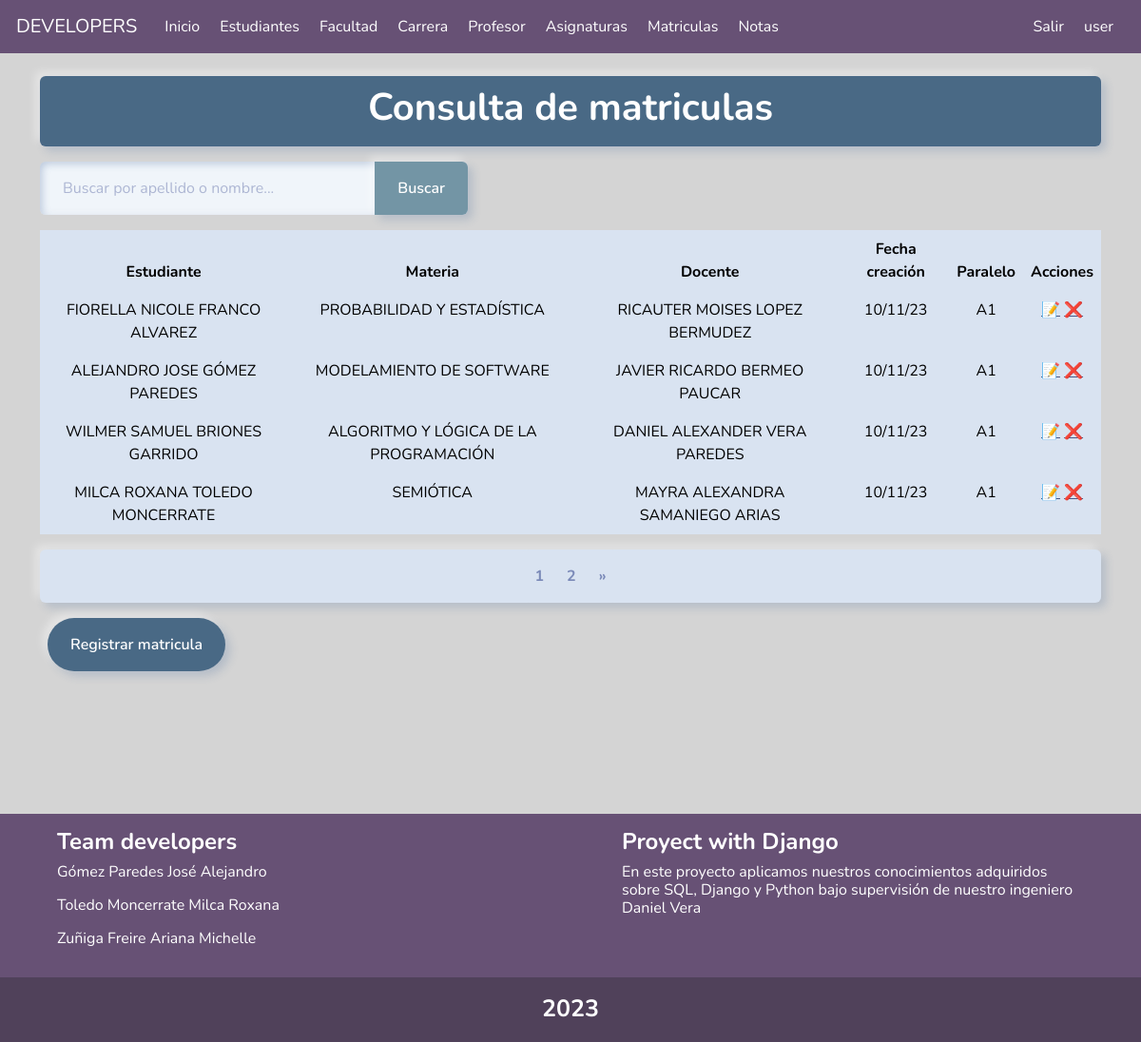
Page /enroll/?page=2 (signed in) on the committed database.
### notas/models.py (models this page shows, shortened)
class enrollment(models.Model):
    student = models.ForeignKey(Student, on_delete=models.CASCADE)
    subject = models.ForeignKey(Subject, on_delete=models.CASCADE)
    teacher = models.ForeignKey(Teacher, on_delete=models.PROTECT)
    fecha = models.DateTimeField(auto_now_add=True)
    paralell = models.CharField(
        'paralell', max_length=20, blank=False, null=False)

class Student(models.Model):
    firstname = models.CharField(
        'Nombres', max_length=200, null=False, blank=False)
    lastname = models.CharField(
        verbose_name="Apellidos", max_length=200, blank=False, null=False)
    created = models.DateTimeField(auto_now_add=True)
    dategraduate = models.DateTimeField(
        'Fecha Graduacion', null=True, blank=True)
    graduate = models.BooleanField('Graduado', default=False)
    user = models.ForeignKey(User, on_delete=models.CASCADE)
    carrera = models.ForeignKey(Carrer, default=None, on_delete=models.PROTECT)
    photo = models.ImageField(default='../media/default_photo.png',
                              upload_to='studentPhoto', blank=True, null=True)
    class Meta:
        verbose_name = ('Student')
        verbose_name_plural = ('Students')
        ordering = ('-lastname',)

class Subject(models.Model):
    name = models.CharField(verbose_name="name", max_length=200)
    code = models.CharField(verbose_name="code", max_length=20)
    semestre = models.IntegerField('semestre', default=1)
    is_active = models.BooleanField(verbose_name="is_active", default=True)

class Teacher(models.Model):
    firstname = models.CharField('Nombres', max_length=200)
    lastname = models.CharField(verbose_name="Apellidos", max_length=200)
    created = models.DateTimeField(auto_now_add=True)
    photo = models.ImageField(default='../media/default_photo.png',
                                upload_to='teacherPhoto', blank=True, null=True)
    user = models.ForeignKey(User, on_delete=models.CASCADE)
    class Meta:
        verbose_name = ('Teacher')
        verbose_name_plural = ('Teachers')
        ordering = ('-lastname',)

### notas/enroll.py (the view)
# urls.py: path('enroll/', enroll.init, name='enroll'),
@login_required
def init(request):
    print(request)
    context, Enrolls = None, None
    try:
        query = request.GET.get('q')  # ver
        if query:
            Enrolls = (enrollment.objects.filter(
                student__firstname__icontains=query) or
                enrollment.objects.filter
                (student__lastname__icontains=query) or
                enrollment.objects.filter
                (subject__name__icontains=query))
        else:
            Enrolls = enrollment.objects.all()
        paginator = Paginator(Enrolls, 4)
        pagina = request.GET.get('page', 1)
        matriculas_paginadas = paginator.get_page(pagina)
        context = {
            'matriculas': matriculas_paginadas,
            'title': 'Consulta de matriculas',
            'paginator': paginator,
            'num_pages': paginator.num_pages,
        }
        return render(request, 'matricula/enrolls.html', context)
    except ValueError:
        print(ValueError)
        return render(request, 'matricula/enrolls.html',
                      {'title': 'Consulta de matriculas',
                       'error': 'Ha ocurrido un error en la consulta'})

### notas/templates/matricula/enrolls.html (shortened to what this page needs)
{% extends "base.html" %}
{% load static%}
{% block content %}
 <div class="container">
    <div class="py-2 mt-4 border border-1 shadow rounded text-center color">
        <h1 class="fw-bold text-white text-success">{{title}}</h1>
    </div>
   <div class="mt-3">
        <div class="mt-2 d-flex justify-content-between flex-wrap">
            <form action="" style="max-width: 450px;">
                <div class="input-group">
                    <input type="text" size="100" class="form-control" placeholder="Buscar por apellido o nombre..." name="q" value="{{ request.GET.q }}">
                    <button class="btn botones text-white" data-bs-toggle="tooltip" data-bs-title="Escriba parte del apellido o nombre y click en buscar">
                        Buscar
                    </button>
                </div>
            </form>
        </div>
  </div>
  <div class="table-responsive mt-3">
     <table class="table table-borderless table-fluid">
    <thead class="text-center text-light ">
      <tr >
        <th>Estudiante</th>
        <th>Materia</th>
        <th>Docente</th>
        <th>Fecha creación</th>
        <th>Paralelo</th>
        <th>Acciones</th>
      </tr>
    </thead>
    <tbody>
      {% for matricula in matriculas %}
      <tr>
        <td style="text-align: center;">{{matricula.student.firstname|upper}} {{matricula.student.lastname|upper}}</td>
        <td style="text-align: center;">{{matricula.subject.name|upper}}</td>
        <td style="text-align: center;">{{matricula.teacher.firstname|upper}} {{matricula.teacher.lastname|upper}}</td>
        <td style="text-align: center;">{{matricula.fecha|date:"d/m/y"}}</td>
        <td style="text-align: center;">{{matricula.paralell|upper}}</td>
        <td style="text-align: center;">
          <a href="{% url 'update_enroll' matricula.id %}" data-bs-toggle="tooltip" data-bs-title="Editar matricula">📝</a>
          <a href="{% url 'delete_enroll' matricula.id %}" data-bs-toggle="tooltip" data-bs-title="Eliminar matricula">❌</a>
        </td>
      </tr>
    {% endfor %}
    </tbody>
     </table>
  </div>
  {% if paginator.num_pages > 1 %}
    <ul class="pagination">
        {% for page_num in paginator.page_range %}
            <li class="page-item text-danger fw-bold {% if page_num == pagina %}active{% endif %}">
                <a class="page-link fw-bold" href="{% url 'enroll' %}?page={{ page_num }}">{{ page_num }}</a>
            </li>
        {% endfor %}
        <li class="page-item">
            <a class="page-link fw-bold" href="{% url 'enroll' %}?page={{ paginator.num_pages }}">&raquo;</a>
        </li>
    </ul>
  {% endif %}
  <div class="m-2">
    <a href="{% url 'create_enroll' %}" class="btn color text-white" data-bs-toggle="tooltip" data-bs-title="Ingresar una nueva matricula">
        Registrar matricula
    </a>
  </div>
</div>
{% endblock content %}

### notas/templates/base.html (shortened to what this page needs)
<!DOCTYPE html>
<html lang="es">
  <head>
    {% load static%}
    <link rel="stylesheet" href={% static 'css/bootstrap.min.css' %}>
    <link rel="stylesheet" href={% static 'css/estilos.css' %}>
  </head>
  <body class="fondo">
    <div>
        <nav class="navbar navbar-expand-lg " data-bs-theme="dark">
      <div class="container-fluid"  class="navbar">
        <a class="navbar-brand" href="#">DEVELOPERS</a>
        <div class="collapse navbar-collapse" id="navbarColor01">
          <ul class="navbar-nav me-auto">
            <li class="nav-item">
              <a class="nav-link active" href={% url 'home' %}>Inicio
            </li>
            <li class="nav-item">
              <a class="nav-link" href={% url 'students' %}>Estudiantes</a>
            </li>
            <li class="nav-item">
              <a class="nav-link" href={%url 'faculty'%}>Facultad</a>
            </li>
            <li class="nav-item">
              <a class="nav-link" href="{%url 'carrers'%}">Carrera</a>
            </li>
            <li class="nav-item">
              <a class="nav-link" href={% url 'teachers'%}>Profesor</a>
            </li>
            <li class="nav-item">
              <a class="nav-link" href={%url 'subjects'%}>Asignaturas</a>
            </li>
            <li class="nav-item">
              <a class="nav-link" href={%url 'enroll'%}>Matriculas</a>
            </li>
            <li class="nav-item">
              <a class="nav-link" href={%url 'calification'%}>Notas</a>
            </li>
          </ul>
          <ul class="navbar-nav me-right">
            {% if user.is_authenticated %}
              <li class="nav-item">
                <a class="nav-link" href={% url 'logout' %}>Salir</a>
              </li>
              <li class="nav-item nav-link">
                {{user.username}} <img src="{{user.userprofile.photo.url}}" style="width:50px; heigth:50px">
              </li>
            {% else %}
                  <li class="nav-item" ><a class="nav-link" href={% url 'login' %}>Iniciar Sesion</a></li>
            {% endif %}
          </ul>
        </div>
      </div>
    </nav>
    </div>
    {% block content %}
    {% endblock content %}
    {% include 'footer.html' %}
  </body>
</html>

### static/css/estilos.css (style rules this page uses)
.fondo { background-color: rgb(212, 212, 212) }
.navbar { background-color: #675175; text-indent: 5px; }
.nav-link { color: #fff; }
.color { background-color: #496985; }
.botones { background: #7395a5; }

### rows in the picture
enrollment: student.firstname "FIORELLA NICOLE", student.lastname "FRANCO ALVAREZ", subject.name "PROBABILIDAD Y ESTADÍSTICA", teacher.firstname "RICAUTER MOISES", teacher.lastname "LOPEZ BERMUDEZ", fecha "10/11/23", paralell "A1"
enrollment: student.firstname "ALEJANDRO JOSE", student.lastname "GÓMEZ PAREDES", subject.name "MODELAMIENTO DE SOFTWARE", teacher.firstname "JAVIER RICARDO", teacher.lastname "BERMEO PAUCAR", fecha "10/11/23", paralell "A1"
enrollment: student.firstname "WILMER SAMUEL", student.lastname "BRIONES GARRIDO", subject.name "ALGORITMO Y LÓGICA DE LA PROGRAMACIÓN", teacher.firstname "DANIEL ALEXANDER", teacher.lastname "VERA PAREDES", fecha "10/11/23", paralell "A1"
enrollment: student.firstname "MILCA ROXANA", student.lastname "TOLEDO MONCERRATE", subject.name "SEMIÓTICA", teacher.firstname "MAYRA ALEXANDRA", teacher.lastname "SAMANIEGO ARIAS", fecha "10/11/23", paralell "A1"

### other values in the picture
{{ user.username }} "user"
{{ title }} "Consulta de matriculas"
{{ page_num }} "1" "2"
